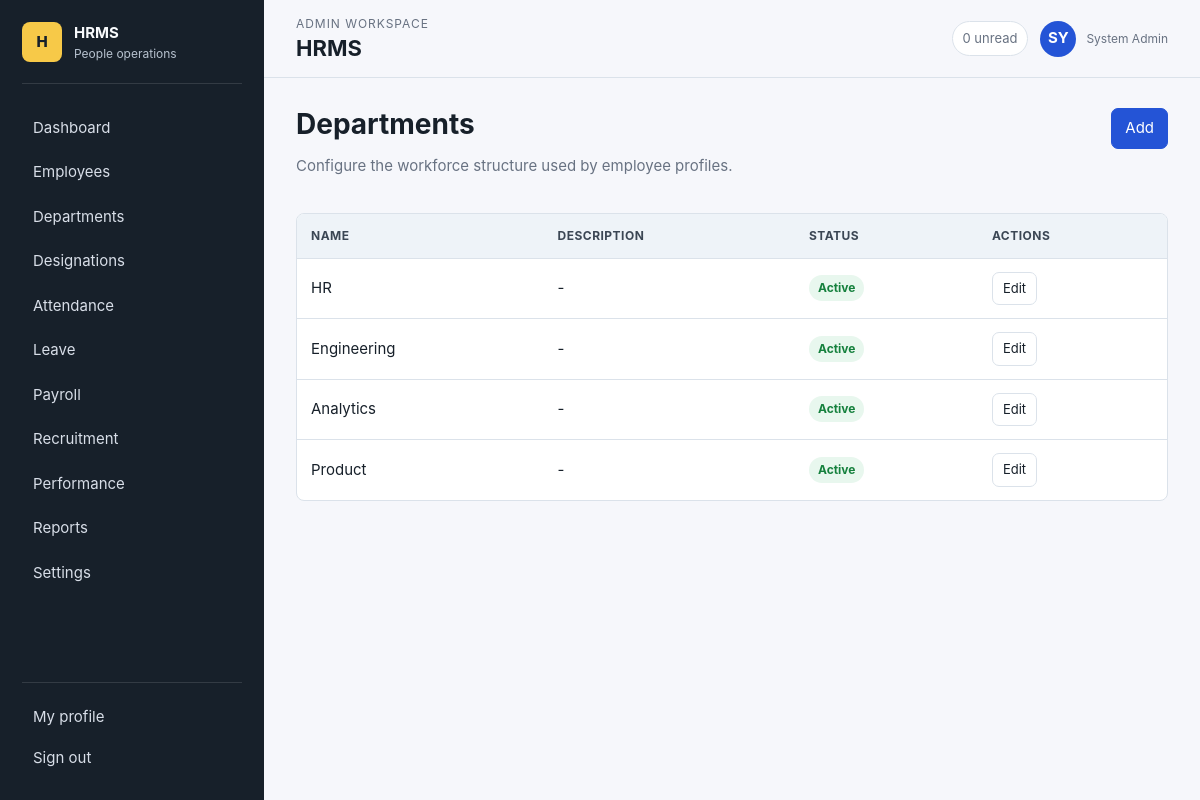
The app's page /departments/ (signed in) with its own data.
### ems/models.py (models this page shows, shortened)
class TimeStampedModel(models.Model):
    created_at = models.DateTimeField(auto_now_add=True)
    updated_at = models.DateTimeField(auto_now=True)
    class Meta:
        abstract = True

class Department(TimeStampedModel):
    name = models.CharField(max_length=100, unique=True)
    description = models.TextField(blank=True)
    active = models.BooleanField(default=True)

### ems/views.py (the view)
# urls.py: path("departments/",views.departments,name="departments"),path("departments/add/",views.department_form,name="department_add"),path("departments/<int:pk>/edit/",views.department_form,name="department_
@admin_required
def departments(request): return crud_list(request,Department,DepartmentForm,"ems/simple_list.html","Departments")

### ems/views.py (called while the page is built)
def is_admin(user): return user.is_authenticated and user.is_staff

def admin_required(view_func):
    @wraps(view_func)
    @login_required
    def wrapped(request, *args, **kwargs):
        if not is_admin(request.user):
            return render(request, "403.html", status=403)
        return view_func(request, *args, **kwargs)
    return wrapped

def crud_list(request, model, form_class, template, title):
    records=model.objects.all(); return render(request,template,{"records":records,"title":title})

### templates/ems/simple_list.html (shortened to what this page needs)
{% extends "base.html" %}
{% block content %}
  <div class="page-head">
    <div>
      <h1>{{ title }}</h1>
      <p class="muted">Configure the workforce structure used by employee profiles.</p>
    </div>
    <a class="btn primary" href="{% if title == 'Departments' %}{% url 'ems:department_add' %}{% else %}{% url 'ems:designation_add' %}{% endif %}">Add</a>
  </div>
  <div class="table-wrap">
    <table>
      <thead><tr><th>Name</th><th>Description</th><th>Status</th><th>Actions</th></tr></thead>
      <tbody>
        {% for item in records %}
          <tr>
            <td>{{ item.name }}</td>
            <td>{{ item.description|default:"-" }}</td>
            <td><span class="badge {% if item.active %}active{% else %}inactive{% endif %}">{% if item.active %}Active{% else %}Inactive{% endif %}</span></td>
            <td><a class="btn small" href="{% if title == 'Departments' %}{% url 'ems:department_edit' item.pk %}{% else %}{% url 'ems:designation_edit' item.pk %}{% endif %}">Edit</a></td>
          </tr>
        {% empty %}
          <tr><td colspan="4" class="empty">No records yet.</td></tr>
        {% endfor %}
      </tbody>
    </table>
  </div>
{% endblock %}

### templates/components/topbar.html (shortened to what this page needs)
<header class="app-topbar">
  <div>
    <p class="eyebrow">{% if request.user.is_staff %}Admin workspace{% else %}Employee workspace{% endif %}</p>
    <h1>{% block page_title %}HRMS{% endblock %}</h1>
  </div>
  <div class="topbar-user">
    <span class="notification-pill">0 unread</span>
    <a class="user-chip" href="{% url 'ems:profile' %}">
      <span>{{ request.user.get_full_name|default:request.user.username|slice:":2"|upper }}</span>
      <small>{{ request.user.get_full_name|default:request.user.username }}</small>
    </a>
  </div>
</header>

### static/css/app.css (style rules this page uses)
:root { --bg: #f6f7fb; --surface: #ffffff; --surface-soft: #eef3f8; --text: #17202a; --muted: #687282; --border: #dbe2ea; --primary: #2454d6; --primary-dark: #193b99; --accent: #0f8b8d; --success: #15803d; --warning: #b7791f; --danger: #c2412d; --info: #0369a1; --radius: 8px; --shadow: 0 12px 30px rgba(28, 39, 58, .08); --sidebar: 264px; font-family: Inter, ui-sans-serif, system-ui, -apple-system, BlinkMacSystemFont, "Segoe UI", sans-serif; }
* { box-sizing: border-box; }
html { min-height: 100%; }
body { margin: 0; min-height: 100vh; background: var(--bg); color: var(--text); font-size: 15px; line-height: 1.5; }
a { color: inherit; text-decoration: none; }
.brand-mark small, .user-chip small { display: block; color: var(--muted); font-size: 12px; }
.app-topbar { position: sticky; top: 0; z-index: 10; height: 78px; display: flex; align-items: center; gap: 18px; justify-content: space-between; padding: 14px 32px; background: rgba(246,247,251,.94); border-bottom: 1px solid var(--border); backdrop-filter: blur(10px); }
.app-topbar h1 { margin: 0; font-size: 22px; line-height: 1.2; }
.eyebrow { margin: 0 0 2px; color: var(--muted); font-size: 12px; text-transform: uppercase; letter-spacing: .08em; }
.topbar-user { display: flex; align-items: center; gap: 12px; }
.notification-pill { border: 1px solid var(--border); border-radius: 999px; padding: 7px 10px; color: var(--muted); background: var(--surface); font-size: 13px; }
.user-chip { display: flex; align-items: center; gap: 10px; }
.user-chip span { display: grid; place-items: center; width: 36px; height: 36px; border-radius: 999px; background: var(--primary); color: #fff; font-weight: 700; }
.page-head, .section-head { display: flex; align-items: flex-start; justify-content: space-between; gap: 18px; margin-bottom: 20px; }
.page-head h1, .section-head h2 { margin: 0; font-size: 28px; line-height: 1.15; }
.muted { color: var(--muted); }
.btn { display: inline-flex; align-items: center; justify-content: center; gap: 8px; min-height: 38px; border-radius: 7px; border: 1px solid var(--border); background: var(--surface); color: var(--text); padding: 8px 13px; cursor: pointer; }
.btn.primary { background: var(--primary); border-color: var(--primary); color: #fff; }
.btn.small { min-height: 32px; padding: 6px 10px; font-size: 13px; }
.table-wrap { overflow-x: auto; border: 1px solid var(--border); border-radius: var(--radius); background: var(--surface); }
table { width: 100%; border-collapse: collapse; min-width: 780px; }
th, td { padding: 13px 14px; border-bottom: 1px solid var(--border); text-align: left; vertical-align: middle; }
th { background: var(--surface-soft); color: #3b4654; font-size: 12px; text-transform: uppercase; letter-spacing: .04em; }
tr:last-child td { border-bottom: 0; }
.badge { display: inline-flex; align-items: center; border-radius: 999px; padding: 4px 9px; font-size: 12px; font-weight: 750; background: #e8edf5; color: #4b5563; }
.badge.active, .badge.present, .badge.approved, .badge.paid, .badge.success { background: #e8f7ee; color: var(--success); }

### records on screen
Department: name "HR", description "-", active "Active"
Department: name "Engineering", description "-", active "Active"
Department: name "Analytics", description "-", active "Active"
Department: name "Product", description "-", active "Active"

### other values on screen
{{ request.user.get_full_name|default:request.user.username }} "System Admin"
{{ title }} "Departments"
